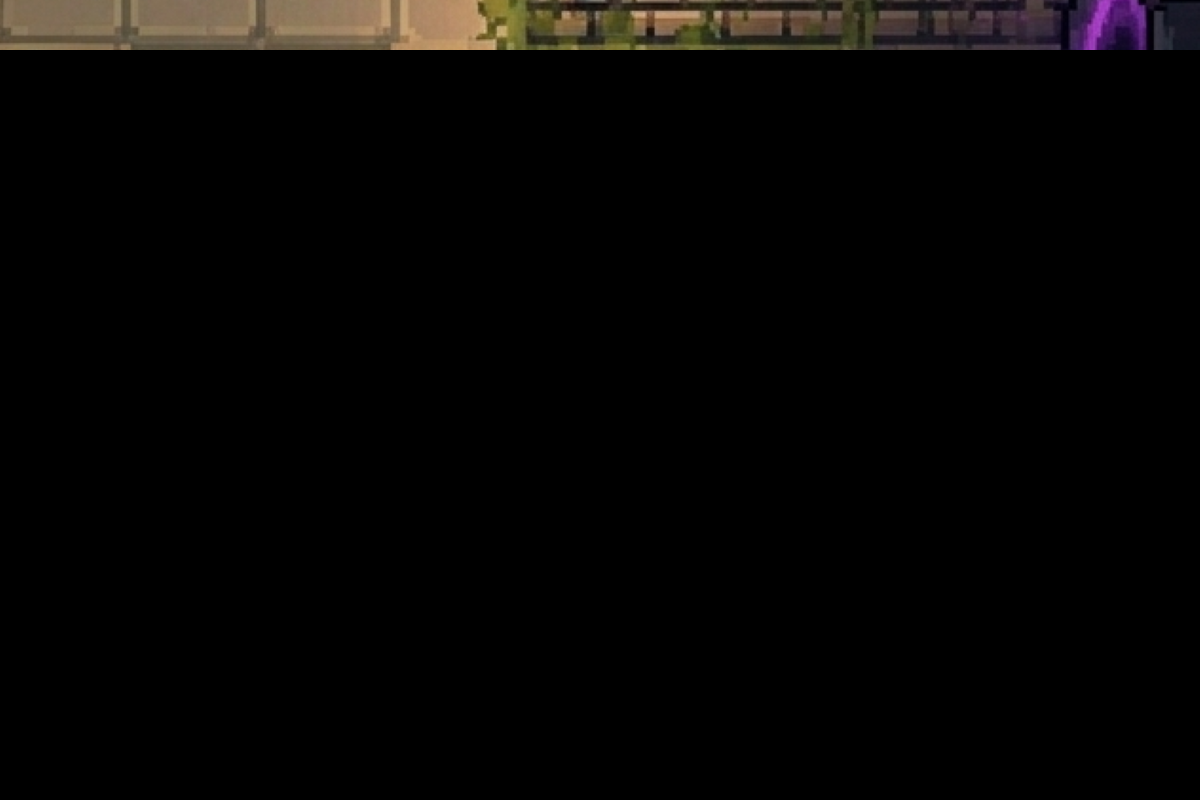

Below is a game level as drawn by its tile map, then a one-line description and the .tmx file that defines it, in full:
An orthogonal 24x16 tile map with 50x50 px tiles, 1 tile layer (Tile Layer 1) and 11 objects.

<map version="1.10" tiledversion="1.12.1" orientation="orthogonal" renderorder="right-down" width="24" height="16" tilewidth="50" tileheight="50" infinite="0" nextlayerid="6" nextobjectid="13">
 <tileset firstgid="1" source="BGne.tsx" />
 <layer id="1" name="Tile Layer 1" width="24" height="16">
  <data encoding="csv">
1,0,0,0,0,0,0,0,0,0,0,0,0,0,0,0,0,0,0,0,0,0,0,0,
0,0,0,0,0,0,0,0,0,0,0,0,0,0,0,0,0,0,0,0,0,0,0,0,
0,0,0,0,0,0,0,0,0,0,0,0,0,0,0,0,0,0,0,0,0,0,0,0,
0,0,0,0,0,0,0,0,0,0,0,0,0,0,0,0,0,0,0,0,0,0,0,0,
0,0,0,0,0,0,0,0,0,0,0,0,0,0,0,0,0,0,0,0,0,0,0,0,
0,0,0,0,0,0,0,0,0,0,0,0,0,0,0,0,0,0,0,0,0,0,0,0,
0,0,0,0,0,0,0,0,0,0,0,0,0,0,0,0,0,0,0,0,0,0,0,0,
0,0,0,0,0,0,0,0,0,0,0,0,0,0,0,0,0,0,0,0,0,0,0,0,
0,0,0,0,0,0,0,0,0,0,0,0,0,0,0,0,0,0,0,0,0,0,0,0,
0,0,0,0,0,0,0,0,0,0,0,0,0,0,0,0,0,0,0,0,0,0,0,0,
0,0,0,0,0,0,0,0,0,0,0,0,0,0,0,0,0,0,0,0,0,0,0,0,
0,0,0,0,0,0,0,0,0,0,0,0,0,0,0,0,0,0,0,0,0,0,0,0,
0,0,0,0,0,0,0,0,0,0,0,0,0,0,0,0,0,0,0,0,0,0,0,0,
0,0,0,0,0,0,0,0,0,0,0,0,0,0,0,0,0,0,0,0,0,0,0,0,
0,0,0,0,0,0,0,0,0,0,0,0,0,0,0,0,0,0,0,0,0,0,0,0,
0,0,0,0,0,0,0,0,0,0,0,0,0,0,0,0,0,0,0,0,0,0,0,0
</data>
 </layer>
 <objectgroup id="2" name="Right Walls">
  <object id="1" x="666" y="106" width="22" height="158" />
  <object id="2" x="1074" y="110" width="18" height="438" />
  <object id="3" x="528" y="528" width="22" height="132" />
 </objectgroup>
 <objectgroup id="3" name="Left Walls">
  <object id="4" x="368" y="108" width="26" height="154" />
  <object id="5" x="774" y="110" width="26" height="154" />
 </objectgroup>
 <objectgroup id="4" name="Bottom Walls">
  <object id="6" x="530" y="530" width="560" height="18" />
 </objectgroup>
 <objectgroup id="5" name="Up Walls">
  <object id="7" x="-4" y="240" width="400" height="22" />
  <object id="8" x="368" y="108" width="318" height="26" />
  <object id="9" x="776" y="110" width="312" height="30" />
  <object id="10" x="528" y="636" width="666" height="26" />
  <object id="12" x="668" y="244" width="132" height="18" />
 </objectgroup>
</map>
